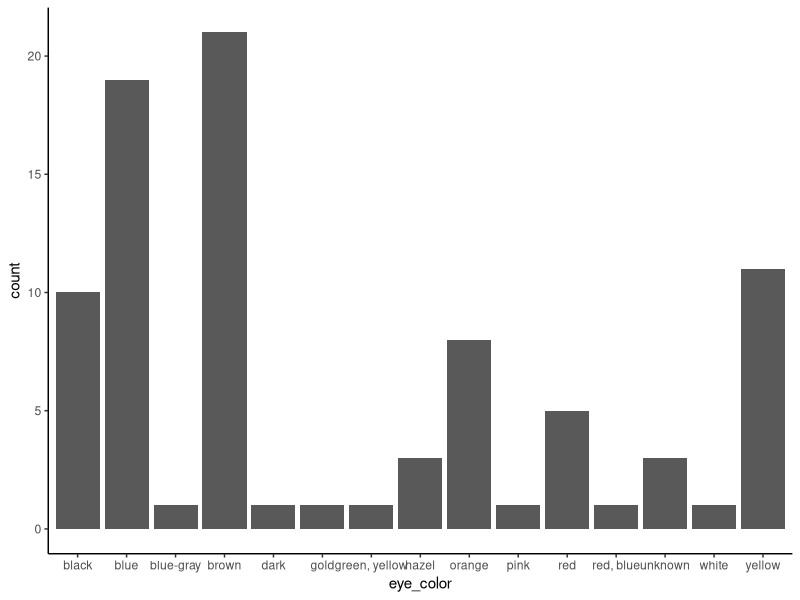
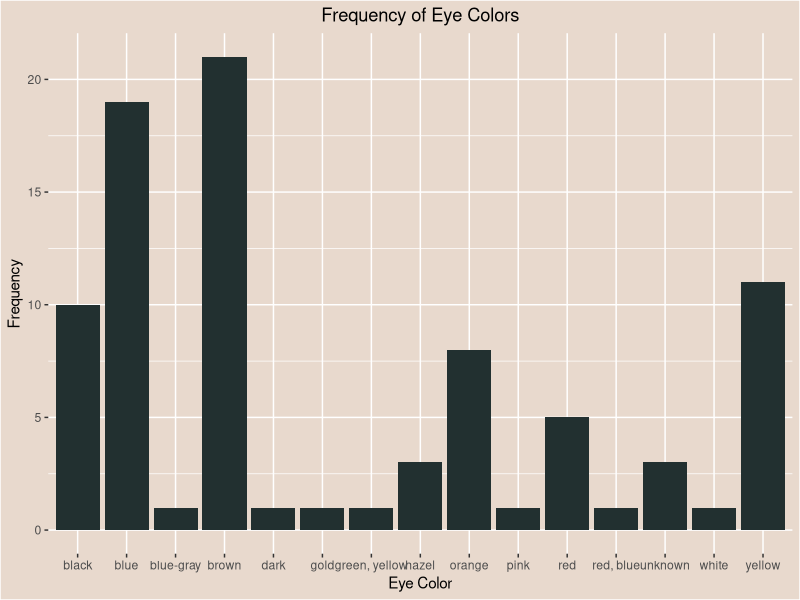

Write R code to recreate these figures, in order. (Note: this script raises an error after producing the figures.)
## ---- chunk 1
library(tidyverse)
data("starwars")
## ---- chunk 2
ggplot(starwars, aes(eye_color))+geom_bar()+theme_classic()
## ---- chunk 3
ggplot(starwars, aes(eye_color))+geom_bar(fill="#223030")+theme(panel.background = element_rect(fill="#E8D9CD"), plot.background=element_rect(fill="#E8D9CD"),element_text(size=.1), plot.title = element_text(hjust=0.5))+ylab("Frequency")+xlab("Eye Color")+ggtitle("Frequency of Eye Colors")
## ---- chunk 4
ggplot(starwars, aes(height, fill=homeworld))+geom_bar
## ---- chunk 5
ggplot(starwars, aes(height, fill=homeworld))+geom_bar(fill="#DD8E58")+theme(panel.background = element_rect(fill="#e5d1b8"), plot.background=element_rect(fill="#e5d1b8"), plot.title = element_text(hjust=0.5))+xlab("Character height")+ylab("Character homeworld")+ggtitle("Character and their homeworld")
## ---- chunk 6

## ---- chunk 7

## ---- chunk 8

## ---- chunk 9
